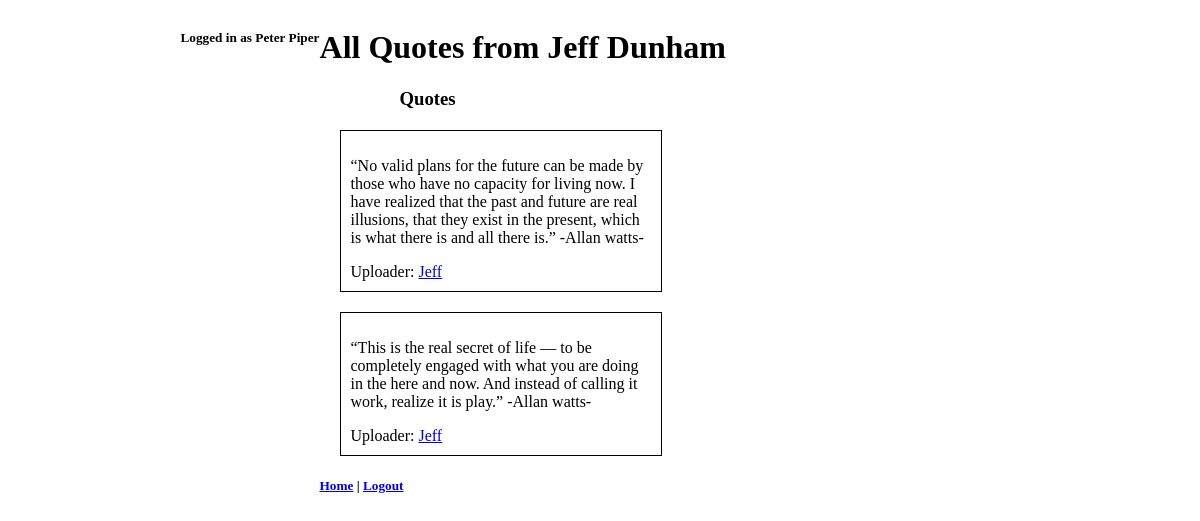
Screenshot of /userQuote/4 (signed in) with the database file from the repository.
### examApp/models.py (models this page shows)
class User(models.Model):
	userName = models.CharField(max_length=45)
	firstName = models.CharField(max_length=45)
	lastName = models.CharField(max_length=45)
	email = models.CharField(max_length=45)
	password = models.CharField(max_length=45)
	created_at = models.DateTimeField(auto_now_add=True)
	updated_at = models.DateTimeField(auto_now=True)
	objects = UserManager()

class Quotes(models.Model):
	quote = models.TextField()
	author = models.CharField(max_length=45, null=True)
	uploader = models.ForeignKey(User, related_name="quoteUploaded", on_delete = models.CASCADE)
	likes = models.ManyToManyField(User, related_name="quotesLiked")
	created_at = models.DateTimeField(auto_now_add=True)
	updated_at = models.DateTimeField(auto_now=True)
	objects = QuoteManager()

### examApp/views.py (the view)
# urls.py: path('userQuote/<int:userQuote>', views.userQuote),
def userQuote(request, userQuote):
    context = {
        'iUser': User.objects.get(id=request.session['userId']),
        'user': User.objects.get(id=int(userQuote)),
        'userQuotes': Quotes.objects.filter(uploader=User.objects.get(id=int(userQuote)))
    }
    return render(request, "userQuote.html", context)

### examApp/templates/userQuote.html (shortened to what this page needs)
<!DOCTYPE html>
<html lang="en">
<head>
    {% load static %}
    <link rel="stylesheet" href="{% static 'css/style1.css' %}">
</head>
<body>
    <h5>Logged in as {{iUser.firstName.capitalize}} {{iUser.lastName.capitalize}}</h5>
    <br>
    <div id="wrapper">
        <h1>All Quotes from {{user.firstName.capitalize}} {{user.lastName.capitalize}}</h1>
        <h3>Quotes</h3>
        {% for quote in userQuotes %}
        <div class="quote">
            <p>{{quote.quote}} -{{quote.author.capitalize}}-</p>
            <p1>Uploader: <a href="/userQuote/{{quote.uploader.id}}">{{quote.uploader.firstName.capitalize}}</a></p1>
        </div>
        {% endfor %}
        <h5><a href="/goHome">Home</a> | <a href="/destroySession">Logout</a></h5>
    </div>
</body>
</html>

### examApp/static/css/style1.css (style rules this page uses)
body { display: flex; justify-content: center; }
#wrapper { width: 700px; }
h3 { margin-left: 80px; }
.quote { width: 300px; border: 1px black solid; margin: 20px; padding: 10px; }

### rows the page displays
User: firstName "Peter", lastName "Piper"
User: firstName "Jeff", lastName "Dunham"
Quotes: quote "“No valid plans for the future can be made by those who have no capacity for living now. I have realized that the past and future are real illusions, that they exist in the present, which is what there is and all there is.”", author "Allan watts", uploader.firstName "Jeff"
Quotes: quote "“This is the real secret of life — to be completely engaged with what you are doing in the here and now. And instead of calling it work, realize it is play.”", author "Allan watts", uploader.firstName "Jeff"
